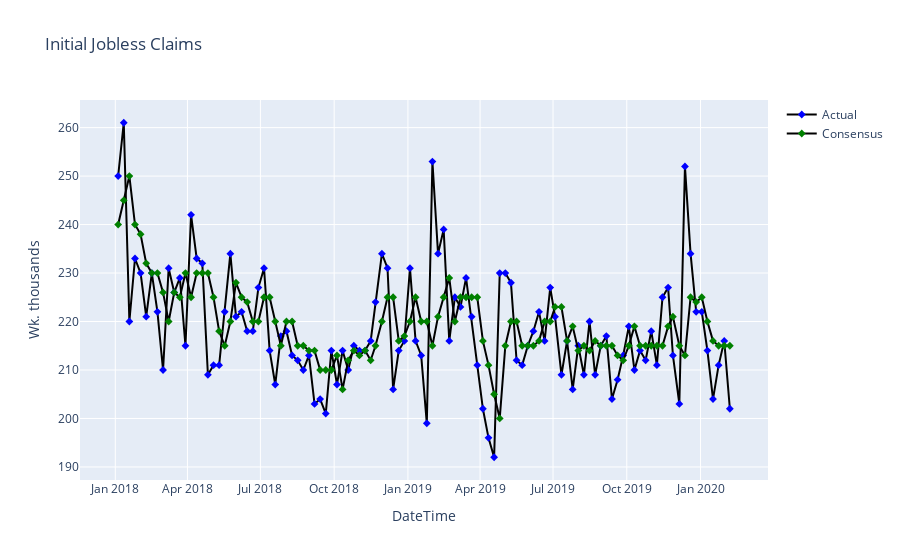

Notebook source saved alongside this figure:
### Code cell
vs.plotly_graph2(data_raw['DateTime'], data_raw['Actual'], data_raw['Consensus'], data_raw.columns[1],
data_raw.columns[2], data_raw.columns[0], "Wk. thousands", "Initial Jobless Claims")
